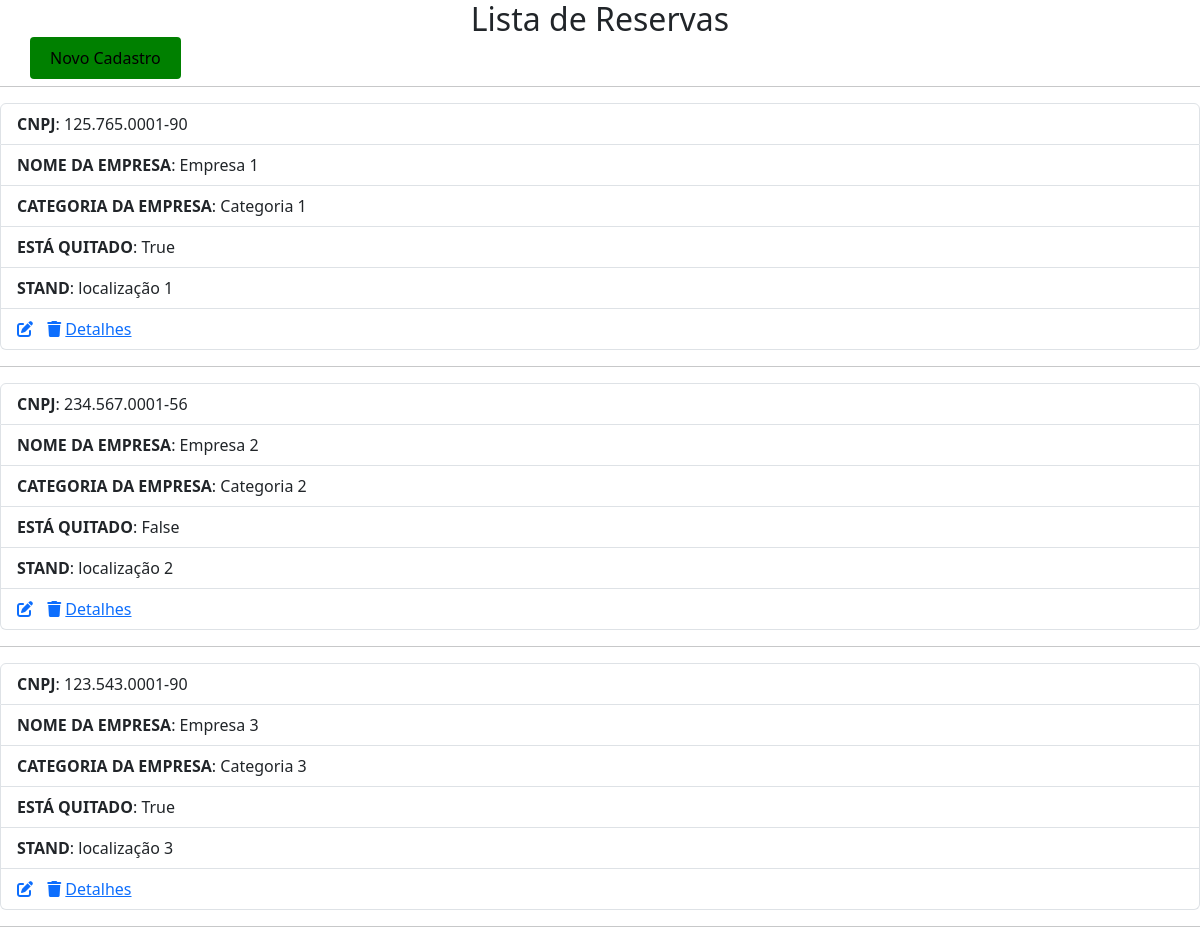
Before: / with the older database file.
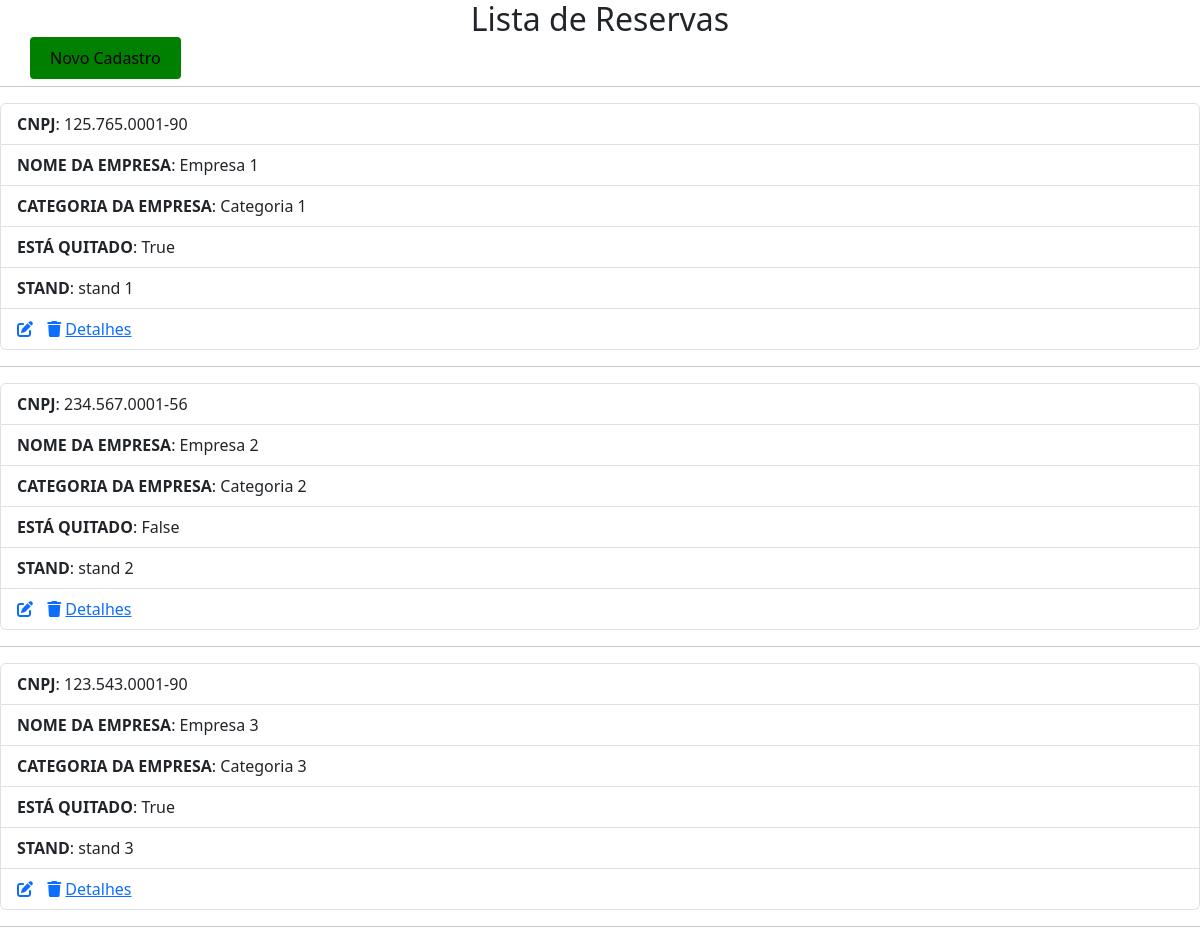
After: the same page with the newer database file.
### cadastro/models.py (models this page shows, shortened)
class Reserva(models.Model):
    CNPJ = models.CharField(max_length=15)
    nome_empresa = models.CharField(max_length=100)
    categoria_empresa = models.CharField(max_length=100)
    quitado = models.BooleanField()
    stand = models.ForeignKey(Stand, on_delete=models.CASCADE)
    data = models.DateTimeField(auto_now_add=True)

class Stand(models.Model):
    localizacao = models.CharField(max_length=100)
    valor = models.FloatField()
    def __str__(self):
        return self.localizacao

### cadastro/views.py (the view)
# urls.py: path('', index, name='index'),
def index(request):
    reservas = Reserva.objects.all()
    context = {'reservas': reservas}
    return render(request, 'cadastro/index.html', context)

### cadastro/templates/cadastro/index.html (shortened to what this page needs)
<!DOCTYPE html>
<html lang="pt-br">
<head>
    <link href="https://cdn.jsdelivr.net/npm/bootstrap@5.3.1/dist/css/bootstrap.min.css" rel="stylesheet"
>
</head>
<body>
    <h2 style="text-align: center;">Lista de Reservas</h2>
    <a class="new" href="{% url 'reserva_criar' %}">Novo Cadastro</a>
    <hr>
    {% for reserva in reservas %}
    <ul class="list-group">
        <li class="list-group-item"><strong>CNPJ</strong>: {{reserva.CNPJ}}</li>
        <li class="list-group-item"><strong>NOME DA EMPRESA</strong>: {{reserva.nome_empresa}}</li>
        <li class="list-group-item"><strong>CATEGORIA DA EMPRESA</strong>: {{reserva.categoria_empresa}}</li>
        <li class="list-group-item"><strong>ESTÁ QUITADO</strong>: {{reserva.quitado}}</li>
        <li class="list-group-item"><strong>STAND</strong>: {{reserva.stand}}</li>
        <li class="list-group-item">
            <a style="margin-right: 10px;" href="{% url 'reserva_editar' id=reserva.id %}"><i
                    class="fa-solid fa-pen-to-square"></i></a>
            <a href="{% url 'reserva_remover' id=reserva.id %}"><i class="fa-solid fa-trash"></i></a>
            <a href="{% url 'reserva_detalhar' id=reserva.id %}">Detalhes</a>
        </li>
    </ul>
    <hr>
    {% endfor %}
</body>
</html>

### cadastro/templates/cadastro/index.html (style rules this page uses)
.new { color: black; background: green; padding: 10px 20px 10px 20px; border-radius: 4px; margin: 30px; text-decoration: none; }

Changed rows visible on the page:
removed Reserva: CNPJ "125.765.0001-90", nome_empresa "Empresa 1", categoria_empresa "Categoria 1", quitado "True", stand "localização 1"
removed Reserva: CNPJ "234.567.0001-56", nome_empresa "Empresa 2", categoria_empresa "Categoria 2", quitado "False", stand "localização 2"
removed Reserva: CNPJ "123.543.0001-90", nome_empresa "Empresa 3", categoria_empresa "Categoria 3", quitado "True", stand "localização 3"
added Reserva: CNPJ "125.765.0001-90", nome_empresa "Empresa 1", categoria_empresa "Categoria 1", quitado "True", stand "stand 1"
added Reserva: CNPJ "234.567.0001-56", nome_empresa "Empresa 2", categoria_empresa "Categoria 2", quitado "False", stand "stand 2"
added Reserva: CNPJ "123.543.0001-90", nome_empresa "Empresa 3", categoria_empresa "Categoria 3", quitado "True", stand "stand 3"
